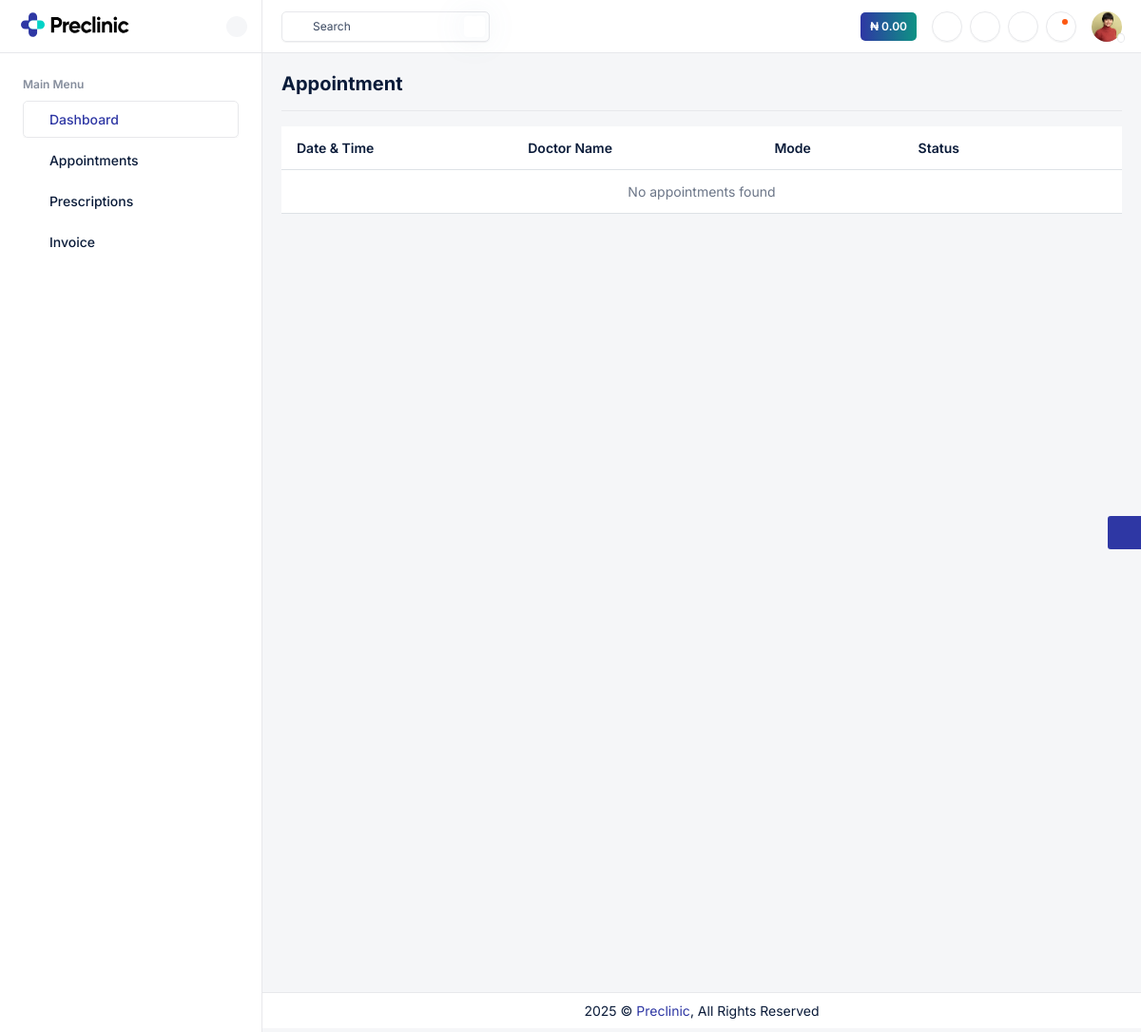
/patient/appointment/ (signed in), run on an earlier commit of the app's database.
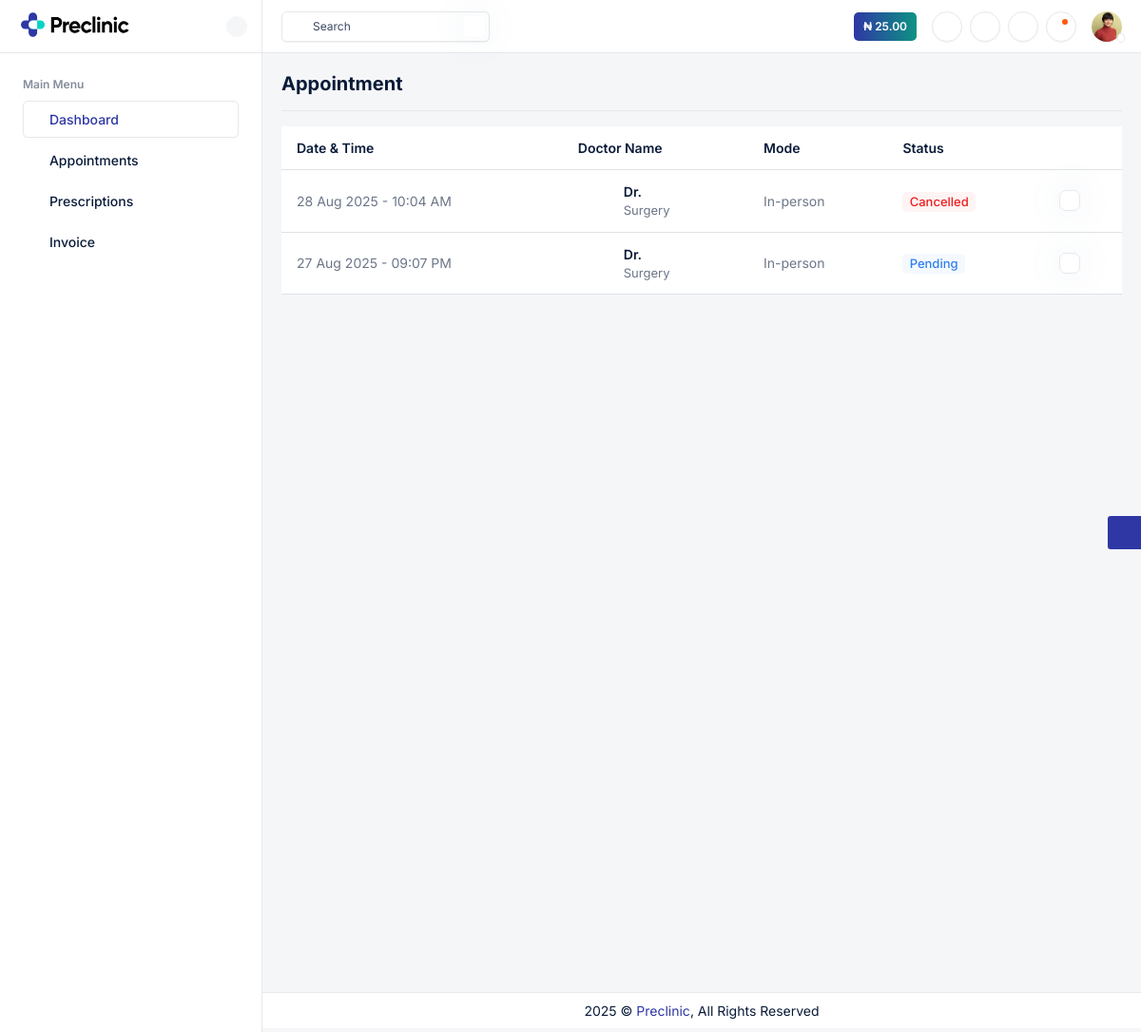
And on a later commit of the database.
### patients/models.py (models this page shows, shortened)
class Wallet(models.Model):
    patient = models.OneToOneField(
        "patients.Patient", on_delete=models.CASCADE, related_name="wallet"
    )
    balance = models.DecimalField(max_digits=12, decimal_places=2, default=0.00)
    created_at = models.DateTimeField(auto_now_add=True)
    updated_at = models.DateTimeField(auto_now=True)

class Appointment(models.Model):
    STATUS_CHOICES = [
        ("PENDING", "Pending"),
        ("ACCEPTED", "Accepted"),
        ("REJECTED", "Rejected"),
        ("CANCELLED", "Cancelled"),
    ]
    patient = models.ForeignKey("Patient", on_delete=models.CASCADE, related_name="appointments")
    doctor = models.ForeignKey("doctor.Doctor", on_delete=models.CASCADE, related_name="appointments")
    appointment_date = models.DateTimeField()
    reason = models.TextField(blank=True, null=True)
    status = models.CharField(max_length=10, choices=STATUS_CHOICES, default="PENDING")
    created_at = models.DateTimeField(auto_now_add=True)
    updated_at = models.DateTimeField(auto_now=True)

### doctor/models.py (models this page shows, shortened)
class Doctor(models.Model):
    user = models.OneToOneField(User, on_delete=models.CASCADE, related_name="doctor_profile")
    first_name = models.CharField(max_length=20, blank=True, null=True)
    last_name = models.CharField(max_length=20, blank=True, null=True)
    doctor_id = models.CharField(max_length=20, unique=True)
    specialization = models.CharField(max_length=100)
    fee = models.CharField(max_length=20, blank=True, null=True)
    phone_number = models.CharField(max_length=20, blank=True, null=True)
    room_number = models.CharField(max_length=20, blank=True, null=True)
    date_registered = models.DateTimeField(auto_now_add=True)

### patients/views.py (the view)
# urls.py: path("appointment/", appointment, name="appointment"),
@login_required
def appointment(request):
    appointments = Appointment.objects.select_related("doctor__user", "patient__user").all().order_by("-appointment_date")
    return render(request, "patient-appointments.html", {"appointments": appointments})

### patients/context_processors.py (called while the page is built)
def dashboard(request):
    wallet_balance = 0
    if request.user.is_authenticated and hasattr(request.user, 'patient_profile'):
        patient = request.user.patient_profile
        wallet = getattr(patient, "wallet", None)
        wallet_balance = wallet.balance if wallet else 0
    return {
        "wallet_balance": wallet_balance,
    }

### patients/templates/patient-appointments.html (shortened to what the changed rows need)
{%extends 'base.html'%}
{%load static%}
{%block content%}
    <div class="main-wrapper">
        <div class="page-wrapper">
            <div class="content">
                <div class="table-responsive">
                    <table class="table table-nowrap datatable">
                        <thead class="thead-light">
                            <tr>
                                <th class="no-sort">Date & Time</th>
                                <th>Doctor Name</th>
                                <th>Mode</th>
                                <th>Status</th>
                                <th></th>
                            </tr>
                        </thead>
                        <tbody>
                            {% for appointment in appointments %}
                            <tr>
                                <td>{{ appointment.appointment_date|date:"d M Y - h:i A" }}</td>
                                <td>
                                    <div class="d-flex align-items-center">
                                        <a href="" class="avatar avatar-md me-2">
                                            <i class="ti ti-user text-body fs-20"></i>
                                        </a>
                                        <a href="" class="text-dark fw-semibold">
                                            Dr.{{ appointment.doctor.user.get_full_name }}
                                            <span class="text-body fs-13 fw-normal d-block">
                                                {{ appointment.doctor.specialization }}
                                            </span>
                                        </a>
                                    </div>
                                </td>
                                <td>
                                    {% if appointment.mode %}
                                        {{ appointment.get_mode_display }}
                                    {% else %}
                                        In-person
                                    {% endif %}
                                </td>
                                <td>
                                    {% if appointment.status == "PENDING" %}
                                        <span class="badge badge-soft-info rounded text-info fw-medium fs-13">Pending</span>
                                    {% elif appointment.status == "ACCEPTED" %}
                                        <span class="badge badge-soft-success rounded text-success fw-medium fs-13">Confirmed</span>
                                    {% elif appointment.status == "REJECTED" %}
                                        <span class="badge badge-soft-danger rounded text-danger fw-medium fs-13">Rejected</span>
                                    {% elif appointment.status == "CANCELLED" %}
                                        <span class="badge badge-soft-danger rounded text-danger fw-medium fs-13">Cancelled</span>
                                    {% endif %}
                                </td>
                                <td class="action-item">
                                    <a href="javascript:void(0);" data-bs-toggle="dropdown">
                                        <i class="ti ti-dots-vertical"></i>
                                    </a>
                                </td>
                            </tr>
                            {% empty %}
                            <tr>
                                <td colspan="5" class="text-center text-muted">No appointments found</td>
                            </tr>
                            {% endfor %}
                        </tbody>
                    </table>
                </div>
            </div>
        </div>
    </div>
    {%endblock content%}

### patients/templates/base.html (shortened to what the changed rows need)
{%load static%}
<!DOCTYPE html>
<html lang="en">
<head>
    <link rel="stylesheet" href="{%static 'assets/css/bootstrap.min.css'%}">
	<link rel="stylesheet" href="{%static 'assets/plugins/daterangepicker/daterangepicker.css'%}">
    <link rel="stylesheet" href="{%static 'assets/css/bootstrap-datetimepicker.min.css'%}">
	<link rel="stylesheet" href="{%static 'assets/plugins/fontawesome/css/fontawesome.min.css'%}">
	<link rel="stylesheet" href="{%static 'assets/plugins/fontawesome/css/all.min.css'%}">
    <link rel="stylesheet" href="{%static 'assets/plugins/tabler-icons/tabler-icons.min.css'%}">
    <link rel="stylesheet" href="{%static 'assets/plugins/simplebar/simplebar.min.css'%}">
    <link rel="stylesheet" href="{%static 'assets/css/style.css'%}" id="app-style">
</head>
<body>
    <div class="main-wrapper">
        <header class="navbar-header">
            <div class="page-container topbar-menu">
                <div class="d-flex align-items-center">
					<a href="javascript:void(0);" class="btn btn-liner-gradient me-3 d-lg-flex d-none">₦ {{ wallet_balance|floatformat:2 }}</a>
                    <div class="header-item">
                        <div class="dropdown me-2">
                        </div>
                    </div>
                    <div class="header-item">
                        <div class="dropdown me-2">
                        </div>
                    </div>
                    <div class="header-item d-none d-sm-flex me-2">
                        <button class="topbar-link btn btn-icon topbar-link" id="light-dark-mode" type="button">
                        </button>
                    </div>
                    <div class="header-item">
						<div class="dropdown me-3">
						</div>
					</div>
					<div class="dropdown profile-dropdown d-flex align-items-center justify-content-center">
                        <a href="javascript:void(0);" class="topbar-link dropdown-toggle drop-arrow-none position-relative" data-bs-toggle="dropdown" data-bs-offset="0,22" aria-haspopup="false" aria-expanded="false">
                        </a>
                    </div>
                </div>
            </div>
        </header>
{%block content%}
{%endblock content%}
</body>
</html>

What changed in the data, as far as the page shows it:
added Wallet: balance "25.00"
added Appointment: appointment_date "28 Aug 2025 - 10:04 AM", doctor.specialization "Surgery", status "Cancelled"
now on this page (row edited): Appointment: appointment_date "27 Aug 2025 - 09:07 PM", doctor.specialization "Surgery", status "Pending"
Also different on the page:
{{ wallet_balance|floatformat:2 }}: "0.00" → (not shown)
text no longer shown: "No appointments found"
